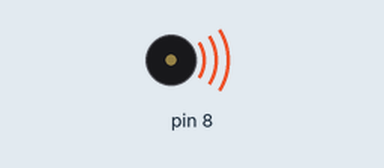
A sketch run on a simulated Arduino Uno, built with avr-gcc and run on an emulated ATmega328P. Parts: buzzer (waves = sounding).

Above: at 0.1 s.
Timing chart, 0 to 1.6 s (numbered marks = the images above):
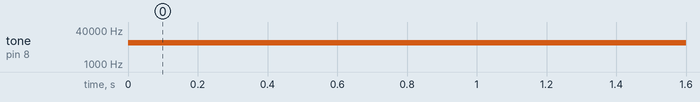

The sketch:

lautsprecher_test.ino
```cpp
void setup() {
  // put your setup code here, to run once:

}

void loop() {
 tone(8,10000,1000); // put your main code here, to run repeatedly:

}
```

Measured:
- by itself, tone on pin 8: silent → 10000 Hz at 0.00 s
